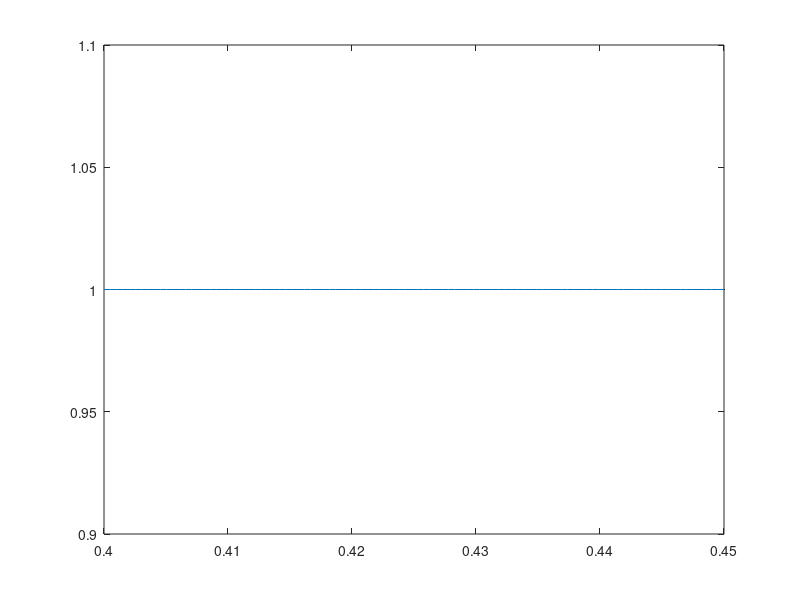

The MATLAB source for this figure:
clear

% location coordinates
w_U_r = [0, 0, 0]; % location of U_r
w_U_t = [100, 0, 0]; % location of U_t
w_R = [50, -50, 100]; % location of STAR-RIS
w_S = [50, 100, 400000]; % location of LEO satellite
w_E = [100, 50, 100]; % location of Eve
% need to add a parameter for orientation of RIS surface. currently
% assuming fixed

% parameters
N = 100; % number of passive reflecting elements
P_S = 1000; % transmit power, in watts
lambda = 0.1; % wavelength

% additional path loss parameters from J. Jeong et al. paper
d_t_c = norm(w_S-w_R); % distance from LEO to STAR-RIS
d_r_c_r = norm(w_R-w_U_r); % distance from STAR-RIS to reflect UE
d_r_c_t = norm(w_R-w_U_t); % distance from STAR-RIS to transmit UE
d_r_c_e = norm(w_R-w_E); % distance from STAR-RIS to Eve
d_SE = norm(w_S-w_E); % distance from LEO to Eve; not part of J. Jeong et al. path loss model
L_P_E = 1; % phase-error loss due to quantization
L_S_R = 1; % specular reflection loss
r_t = 0.2; % transmitter antenna's effective radius
r_d = 0.2; % receiver antenna's effective radius
G_t_a = (r_t*2*pi/lambda)^2; % average Tx antenna gain
G_r_a_r = (r_d*2*pi/lambda)^2; % average Rx antenna gain - reflecting user
G_r_a_t = (r_d*2*pi/lambda)^2; % average Rx antenna gain - transmitting user
G_r_a_e = (r_d*2*pi/lambda)^2; % average Rx antenna gain - eavesdropper
A_p = 5; % % physical aperture (surface area of RIS I assume)
RIS_normal = [0, 1, 0]; % normal of the RIS surface

incident_wave = w_R - w_S;
reflected_wave_r = w_U_r - w_R;
reflected_wave_t = w_U_t - w_R;
reflected_wave_e = w_E - w_R;

theta_i_c = acos(norm(dot(incident_wave,RIS_normal))/(norm(RIS_normal)*norm(incident_wave))); % angle between incident wave and the normal of surface (wave points to center of surface)
theta_r_c_r = acos(norm(dot(reflected_wave_r,RIS_normal))/(norm(RIS_normal)*norm(reflected_wave_r))); % angle between reflected wave to reflecting user and the normal of surface (wave points to center of surface)
theta_r_c_t = acos(norm(dot(reflected_wave_t,RIS_normal))/(norm(RIS_normal)*norm(reflected_wave_t))); % angle between reflected wave to reflecting user and the normal of surface (wave points to center of surface)
theta_r_c_e = acos(norm(dot(reflected_wave_e,RIS_normal))/(norm(RIS_normal)*norm(reflected_wave_e))); % angle between reflected wave to reflecting user and the normal of surface (wave points to center of surface)

% path loss experienced by the signal reaching reflect/transmit UE
P_L_r = N^2*L_P_E*L_S_R*cos(theta_i_c)*cos(theta_r_c_r)*G_t_a*G_r_a_r*A_p^2/(d_t_c^2*d_r_c_r^2*16*pi^2);
P_L_t = N^2*L_P_E*L_S_R*cos(theta_i_c)*cos(theta_r_c_t)*G_t_a*G_r_a_t*A_p^2/(d_t_c^2*d_r_c_t^2*16*pi^2);
% path loss experienced by the signal reaching Eve, direct path from satellite
P_L_E_1 = (lambda/(4*pi))^4*G_t_a*G_r_a_e/(d_SE^2); % still using the old path loss model
% path loss experienced by the signal reaching Eve, path via STAR-RIS
P_L_E_2 = N^2*L_P_E*L_S_R*cos(theta_i_c)*cos(theta_r_c_e)*G_t_a*G_r_a_e*A_p^2/(d_t_c^2*d_r_c_e^2*16*pi^2);

sigma_r = 1; % standard deviation for gaussian noise at reflect UE
sigma_t = 1; % standard deviation for gaussian noise at transmit UE
sigma_E = 1; % standard deviation for gaussian noise at Eve

M = 1e4; % number of samples

% RSMA parameters
alpha_c = 2/3; % power allocation factor for common message
alpha_p_r = 1/6; % power allocation factor for private message of reflecting user
alpha_p_t = 1/6; % power allocation factor for private message of transmitting user
eta = 0; % error factor associated with imperfect SIC; not used yet

% nakagami parameters
m_SR = 1; % shape parameter; from LEO satellite to STAR-RIS
omega_SR = 10; % spread parameter; from LEO satellite to STAR-RIS
m_r = 0.5; % shape parameter; from STAR-RIS to U_r
omega_r = 1; % spread parameter; from STAR-RIS to U_r
m_t = 0.5; % shape parameter; from STAR-RIS to U_t
omega_t = 1; % spread parameter; from STAR-RIS to U_t
m_E = 0.5; % shape parameter; from STAR-RIS to Eve
omega_E = 1; % spread parameter; from STAR-RIS to Eve
m_SE = 1; % shape parameter; direct channel from LEO satellite to Eve
omega_SE = 10; % spread parameter; direct channel from LEO satellite to Eve

% parameters for correlation matrix
kappa = 0.4; % exponential correlation coefficient
% derived gamma distribution scales
theta_SR = omega_SR / m_SR;
theta_r = omega_r / m_r;
theta_t = omega_t / m_t;
theta_E = omega_E / m_E;

% Use vectorized indexing to build |i-j| matrix
i = (1:N)'; j = 1:N;
R = kappa .^ abs(i - j);      % Exponential correlation: R(i,j) = epsilon^|i-j|

% Ensure symmetry and unit diagonal
R = (R + R') / 2;               % force symmetry
R(1:N+1:end) = 1;               % set diagonal elements to 1

% Enforce positive definiteness if needed
minEig = min(eig(R));
if minEig <= 0
    warning('Adjusting correlation matrix to nearest SPD (min eig = %.3e)...', minEig);
    R = nearestSPD(R);
    % normalize diagonals
    D = sqrt(diag(R));
    R = R ./ (D * D');
end

% Generate Correlated Samples via Gaussian Copula
% Generate correlated uniforms without loops
U_h = copularnd('Gaussian', R, M); % LEO to i-th STAR-RIS element
U_h_r = copularnd('Gaussian', R, M); % i-th RIS element to reflect UE
U_h_t = copularnd('Gaussian', R, M); % i-th RIS element to transmit UE
U_g = copularnd('Gaussian', R, M); % i-th STAR-RIS element to Eve

% Transform uniforms to gamma variates (|h|^2 and |g|^2); (nakagami-m
% variables squared)
H2 = gaminv(U_h, m_SR, theta_SR);   % size: [M x N]
H_r2 = gaminv(U_h_r, m_r, theta_r);
H_t2 = gaminv(U_h_t, m_t, theta_t);
G2 = gaminv(U_g, m_E, theta_E);

% Form Nakagami-m Variables
H = sqrt(H2); % magnitude for channel from LEO to i-th STAR-RIS element
H_r = sqrt(H_r2); % magnitude for channel from i-th RIS element to reflect UE
H_t = sqrt(H_t2); % magnitude for channel from i-th RIS element to transmit UE
G = sqrt(G2); % magnitude for channel from i-th STAR-RIS element to Eve

uniform_dist = makedist('Uniform','lower',0,'upper',2*pi);
nakagami_dist_SE = makedist('Nakagami','mu',m_SE,'omega',omega_SE);

% direct channel from LEO satellite to Eve (no correlation matrix because
% no RIS elements; size: [1 x M])
g_1 = random(nakagami_dist_SE,1,M).*exp(1j.*random(uniform_dist,1,M));

% add random uniform phase (0 to 2*pi)
h = H'.*exp(1j.*random(uniform_dist,N,M)); % size: [N x M]
h_r = H_r'.*exp(1j.*random(uniform_dist,N,M));
h_t = H_t'.*exp(1j.*random(uniform_dist,N,M));
g_2 = G'.*exp(1j.*random(uniform_dist,N,M));

zeta_r_k = rand(N,M); % reflection coefficients
zeta_t_k = 1-zeta_r_k; % transmission (refraction) coefficients
ris_angle_r = random(uniform_dist,N,M); % angle of RIS elements for reflection
ris_angle_t = random(uniform_dist,N,M); % angle of RIS elements for transmission
ris_angle_E = -angle(g_1)-angle(conj(g_2).*h); % angle of RIS elements for Eve (optimal for PLS?)
% notes: g_1 has size [1xM] and conj(g_2).*h has size [NxM];
% in channel calculation, conj(g_2).*phi_E.*h gets summed along the all the
% first dimension (N RIS elements), yet angle(sum(conj(g_2).*phi_E.*h,1))
% still equal -angle(g_1), which is good.

% Element-wise RIS magnitude and phase shift for each element and sample
phi_r = sqrt(zeta_r_k).*exp(1j.*ris_angle_r); % [N x M]
phi_t = sqrt(zeta_t_k).*exp(1j.*ris_angle_t); % [N x M]
phi_E = sqrt(zeta_r_k).*exp(1j.*ris_angle_E); % [N x M]; on the reflecting side so takes reflection coefficient

gamma_r_bar = P_S/sigma_r^2;
gamma_t_bar = P_S/sigma_t^2;
% channel coefficients and RIS coefficients and phases for users
channel_r = abs(sum(conj(h_r).*phi_r.*h,1)).^2;

channel_t = abs(sum(conj(h_t).*phi_t.*h,1)).^2;
% SINR of the common signal part at the reflecting user
gamma_c_r = alpha_c.*P_L_r.*channel_r.*gamma_r_bar./(gamma_r_bar.*channel_r.*P_L_r.*(alpha_p_r+alpha_p_t)+1);
% SINR of the common signal part at the transmitting user
gamma_c_t = alpha_c.*P_L_t.*channel_t.*gamma_t_bar./(gamma_t_bar.*channel_t.*P_L_t.*(alpha_p_r+alpha_p_t)+1);

% SINR of the private signal part at the reflecting user
gamma_p_r = alpha_p_r.*P_L_r.*channel_r.*gamma_r_bar./(gamma_r_bar.*channel_r.*P_L_r.*(alpha_p_t+eta.*alpha_c)+1);
% SINR of the private signal part at the transmitting user
gamma_p_t = alpha_p_t.*P_L_t.*channel_t.*gamma_t_bar./(gamma_t_bar.*channel_t.*P_L_t.*(alpha_p_r+eta.*alpha_c)+1);

gamma_E_bar = 1; % P_S/sigma_E^2;
% channel coefficients and RIS coefficients and phases, including path loss, for Eve
channel_E = abs(sum(sqrt(P_L_E_2).*conj(g_2).*phi_E.*h,1)+sqrt(P_L_E_1).*g_1).^2;

% SINR of the common signal part at Eve
gamma_c_E = alpha_c.*channel_E.*gamma_E_bar./(gamma_E_bar.*channel_E.*(alpha_p_r+alpha_p_t)+1);

% SINR of the reflecting user's private signal part at Eve
gamma_p_r_E = alpha_p_r.*channel_E.*gamma_E_bar./(gamma_E_bar.*channel_E.*(alpha_p_r+alpha_p_t)+1);
% SINR of the transmitting user's private signal part at Eve
gamma_p_t_E = alpha_p_t.*channel_E.*gamma_E_bar./(gamma_E_bar.*channel_E.*(alpha_p_r+alpha_p_t)+1);

C_c_r = max(log2(1+gamma_c_r)-log2(1+gamma_c_E), 0); % secrecy capacity of common message vs reflecting user?
C_p_r = max(log2(1+gamma_p_r)-log2(1+gamma_p_r_E), 0); % secrecy capacity for private message of reflecting user?

C_c_t = max(log2(1+gamma_c_t)-log2(1+gamma_c_E), 0); % secrecy capacity of common message vs transmitting user?
C_p_t = max(log2(1+gamma_p_t)-log2(1+gamma_p_t_E), 0); % secrecy capacity for private message of transmitting user?

% secrecy capacity thresholds
R_c_r = 1; % for common signal vs reflecting user
R_p_r = 1; % for private signal vs reflecting user
R_c_r_list = linspace(0.4,0.45,100); % for common signal vs reflecting user
R_p_r_list = linspace(0.4,0.45,100); % for private signal vs reflecting user
R_c_t = 1; % for common signal vs transimitting user
R_p_t = 1; % for private signal vs transmitting user

% secrecy outage only happens if BOTH common and private signal fall below
% threshold (or does a secrecy outage happen if only one of the two fall
% below threshold?)
P_SOP_r = mean((C_c_r<R_c_r)&(C_p_r<R_p_r));
P_SOP_t = mean((C_c_t<R_c_t)&(C_p_t<R_p_t));

P_SOP_r_list = false(size(R_c_r_list));
% Iterate over each element
for i = 1:length(R_c_r_list)
    P_SOP_r_list(i) = mean((C_c_r < R_c_r_list(i)) & (C_p_r < R_p_r_list(i)));
end

plot(R_c_r_list,P_SOP_r_list)